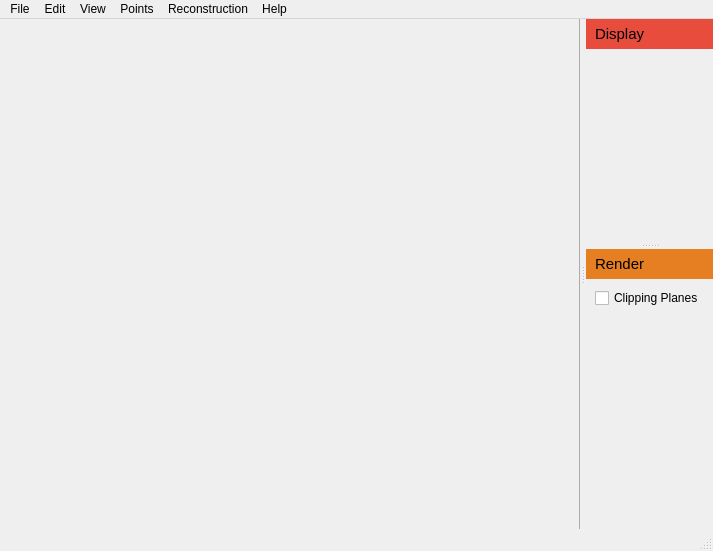
<?xml version="1.0" encoding="UTF-8"?>
<ui version="4.0">
 <class>MainWindow</class>
 <widget class="QMainWindow" name="MainWindow">
  <property name="geometry">
   <rect>
    <x>0</x>
    <y>0</y>
    <width>713</width>
    <height>551</height>
   </rect>
  </property>
  <property name="windowTitle">
   <string>PlantScan3D</string>
  </property>
  <widget class="QWidget" name="centralwidget">
   <property name="styleSheet">
    <string notr="true">QWidget#centralwidget {
	border-right: 1px solid rgb(171, 171, 171);
}</string>
   </property>
   <layout class="QGridLayout" name="gridLayout">
    <item row="0" column="0" rowspan="2" colspan="2">
     <widget class="MainViewer" name="mtgeditor" native="true">
      <property name="minimumSize">
       <size>
        <width>200</width>
        <height>200</height>
       </size>
      </property>
      <property name="acceptDrops">
       <bool>true</bool>
      </property>
     </widget>
    </item>
   </layout>
  </widget>
  <widget class="QMenuBar" name="menubar">
   <property name="geometry">
    <rect>
     <x>0</x>
     <y>0</y>
     <width>713</width>
     <height>24</height>
    </rect>
   </property>
   <widget class="QMenu" name="menuFile">
    <property name="title">
     <string>File</string>
    </property>
    <widget class="QMenu" name="menuExport_MTG">
     <property name="title">
      <string>Export MTG</string>
     </property>
     <addaction name="actionExportNodeList"/>
    </widget>
    <widget class="QMenu" name="menuExport_View">
     <property name="title">
      <string>Export 3D View</string>
     </property>
     <addaction name="actionExportGeom"/>
     <addaction name="actionSaveSnapshot"/>
    </widget>
    <widget class="QMenu" name="menuLoad">
     <property name="title">
      <string>Load</string>
     </property>
     <addaction name="actionPuu1"/>
     <addaction name="actionPuu3"/>
     <addaction name="actionCherry"/>
     <addaction name="actionArabido"/>
     <addaction name="actionAppleTree"/>
    </widget>
    <widget class="QMenu" name="menuRecents">
     <property name="title">
      <string>Recents</string>
     </property>
    </widget>
    <addaction name="actionOpen_Project"/>
    <addaction name="actionSave_Project"/>
    <addaction name="separator"/>
    <addaction name="actionOpenMTG"/>
    <addaction name="actionSave"/>
    <addaction name="actionSaveMTG"/>
    <addaction name="separator"/>
    <addaction name="actionImportPoints"/>
    <addaction name="actionExportPoints"/>
    <addaction name="separator"/>
    <addaction name="actionConnect_to_Database"/>
    <addaction name="actionDatabase"/>
    <addaction name="actionExport_To_Database"/>
    <addaction name="actionUpdate_Current_Item"/>
    <addaction name="separator"/>
    <addaction name="actionImportMTG"/>
    <addaction name="menuExport_MTG"/>
    <addaction name="separator"/>
    <addaction name="actionSetBackgroundImg"/>
    <addaction name="actionClearBackgroundImg"/>
    <addaction name="actionImportCustomGeometry"/>
    <addaction name="actionClearCustomGeometry"/>
    <addaction name="separator"/>
    <addaction name="menuExport_View"/>
    <addaction name="separator"/>
    <addaction name="menuRecents"/>
    <addaction name="menuLoad"/>
    <addaction name="separator"/>
    <addaction name="actionExit"/>
   </widget>
   <widget class="QMenu" name="menuView">
    <property name="title">
     <string>View</string>
    </property>
    <widget class="QMenu" name="menuTheme">
     <property name="title">
      <string>Theme</string>
     </property>
     <addaction name="actionWhiteTheme"/>
     <addaction name="actionBlackTheme"/>
    </widget>
    <addaction name="actionViewPoints"/>
    <addaction name="actionViewPointAttributes"/>
    <addaction name="separator"/>
    <addaction name="actionViewMTG"/>
    <addaction name="actionViewControlPoints"/>
    <addaction name="actionViewRadius"/>
    <addaction name="separator"/>
    <addaction name="actionView3DModel"/>
    <addaction name="separator"/>
    <addaction name="actionRefreshView"/>
    <addaction name="separator"/>
    <addaction name="actionAdjustView"/>
    <addaction name="menuTheme"/>
    <addaction name="actionRecalculate_Colors"/>
   </widget>
   <widget class="QMenu" name="menuReconstruction">
    <property name="title">
     <string>Reconstruction</string>
    </property>
    <widget class="QMenu" name="menuRadius">
     <property name="title">
      <string>Radius</string>
     </property>
     <addaction name="actionComputeMaxRadius"/>
     <addaction name="actionComputeMeanRadius"/>
     <addaction name="separator"/>
     <addaction name="actionSmoothRadius"/>
     <addaction name="actionThresholdRadius"/>
     <addaction name="separator"/>
     <addaction name="actionPipeModel"/>
     <addaction name="actionPipeModelAverageDistance"/>
    </widget>
    <widget class="QMenu" name="menuAdd_Root">
     <property name="title">
      <string>Add Root</string>
     </property>
     <addaction name="actionRootBottom"/>
     <addaction name="actionRootBottomCenter"/>
     <addaction name="actionRootTop"/>
    </widget>
    <widget class="QMenu" name="menuSkeletization">
     <property name="title">
      <string>Skeletization</string>
     </property>
     <addaction name="actionXuReconstruction"/>
     <addaction name="actionGraphColonization"/>
     <addaction name="actionLivnyReconstruction"/>
     <addaction name="actionScaReconstruction"/>
     <addaction name="actionAdaptiveScaReconstruction"/>
    </widget>
    <widget class="QMenu" name="menuMultiScale">
     <property name="title">
      <string>Multi Scale</string>
     </property>
     <addaction name="actionEditScale"/>
     <addaction name="actionCommitScale"/>
    </widget>
    <widget class="QMenu" name="menuSkeleton">
     <property name="enabled">
      <bool>true</bool>
     </property>
     <property name="title">
      <string>Skeleton</string>
     </property>
     <addaction name="actionSmoothPosition"/>
     <addaction name="actionCheckMTG"/>
    </widget>
    <addaction name="menuAdd_Root"/>
    <addaction name="separator"/>
    <addaction name="menuSkeletization"/>
    <addaction name="separator"/>
    <addaction name="menuSkeleton"/>
    <addaction name="separator"/>
    <addaction name="menuRadius"/>
    <addaction name="separator"/>
    <addaction name="action3DRepresentation"/>
    <addaction name="separator"/>
    <addaction name="menuMultiScale"/>
    <addaction name="separator"/>
    <addaction name="actionTagProperty"/>
    <addaction name="separator"/>
    <addaction name="actionAngleEstimation"/>
    <addaction name="separator"/>
   </widget>
   <widget class="QMenu" name="menuEdit">
    <property name="title">
     <string>Edit</string>
    </property>
    <addaction name="actionUndo"/>
    <addaction name="actionRedo"/>
    <addaction name="separator"/>
    <addaction name="actionRevolveAroundScene"/>
    <addaction name="actionShowAll"/>
   </widget>
   <widget class="QMenu" name="menuPoints">
    <property name="title">
     <string>Points</string>
    </property>
    <widget class="QMenu" name="menuContraction">
     <property name="title">
      <string>Contraction</string>
     </property>
     <addaction name="actionEuclidianContraction"/>
     <addaction name="actionLaplacianContraction"/>
     <addaction name="actionRiemannianContraction"/>
     <addaction name="actionAdaptiveRadialContraction"/>
     <addaction name="actionPathBasedContraction"/>
     <addaction name="actionROSAContraction"/>
    </widget>
    <widget class="QMenu" name="menuAlign">
     <property name="title">
      <string>Align</string>
     </property>
     <addaction name="actionAlignGlobal"/>
     <addaction name="separator"/>
     <addaction name="actionScaleAndCenter"/>
     <addaction name="separator"/>
     <addaction name="actionAlignOptimizeAll"/>
     <addaction name="actionAlignOptimizeOrientation"/>
     <addaction name="actionAlignOptimizePosition"/>
    </widget>
    <widget class="QMenu" name="menuDensity">
     <property name="title">
      <string>Density</string>
     </property>
     <addaction name="actionKDensity"/>
     <addaction name="actionRDensity"/>
     <addaction name="separator"/>
     <addaction name="actionDensityHistogram"/>
    </widget>
    <widget class="QMenu" name="menuFilter">
     <property name="title">
      <string>Filter</string>
     </property>
     <addaction name="actionFilterMinDensity"/>
     <addaction name="actionFilterMaxDensity"/>
    </widget>
    <widget class="QMenu" name="menuDirections">
     <property name="title">
      <string>Directions</string>
     </property>
     <addaction name="actionPointDirections"/>
     <addaction name="actionAverageDirections"/>
    </widget>
    <widget class="QMenu" name="menuSelection">
     <property name="title">
      <string>Select...</string>
     </property>
     <addaction name="actionSoil"/>
     <addaction name="actionPole"/>
     <addaction name="actionWire"/>
    </widget>
    <addaction name="actionReorient"/>
    <addaction name="actionSortZ"/>
    <addaction name="separator"/>
    <addaction name="actionSubSampling"/>
    <addaction name="separator"/>
    <addaction name="menuSelection"/>
    <addaction name="actionDelete_Selection"/>
    <addaction name="actionKeep_Selection"/>
    <addaction name="actionDeselect"/>
    <addaction name="separator"/>
    <addaction name="actionSegment"/>
    <addaction name="separator"/>
    <addaction name="menuDensity"/>
    <addaction name="separator"/>
    <addaction name="menuDirections"/>
    <addaction name="separator"/>
    <addaction name="actionPointNormals"/>
    <addaction name="separator"/>
    <addaction name="menuFilter"/>
    <addaction name="separator"/>
    <addaction name="menuContraction"/>
    <addaction name="separator"/>
    <addaction name="menuAlign"/>
    <addaction name="separator"/>
    <addaction name="actionPointClusters"/>
   </widget>
   <widget class="QMenu" name="menuHelp">
    <property name="title">
     <string>Help</string>
    </property>
    <addaction name="actionAboutPsc3d"/>
    <addaction name="separator"/>
    <addaction name="actionDocumentation"/>
   </widget>
   <addaction name="menuFile"/>
   <addaction name="menuEdit"/>
   <addaction name="menuView"/>
   <addaction name="menuPoints"/>
   <addaction name="menuReconstruction"/>
   <addaction name="menuHelp"/>
  </widget>
  <widget class="QStatusBar" name="statusbar"/>
  <widget class="QDockWidget" name="dockDisplay">
   <property name="maximumSize">
    <size>
     <width>500</width>
     <height>524287</height>
    </size>
   </property>
   <property name="font">
    <font>
     <pointsize>11</pointsize>
    </font>
   </property>
   <property name="styleSheet">
    <string notr="true">QDockWidget::title {
	background-color: rgb(231, 76, 60);
	padding: 6px 5px;
}</string>
   </property>
   <property name="features">
    <set>QDockWidget::NoDockWidgetFeatures</set>
   </property>
   <property name="allowedAreas">
    <set>Qt::RightDockWidgetArea</set>
   </property>
   <property name="windowTitle">
    <string>Display</string>
   </property>
   <attribute name="dockWidgetArea">
    <number>2</number>
   </attribute>
   <widget class="QWidget" name="dockWidgetContents">
    <layout class="QVBoxLayout" name="verticalLayout">
     <item>
      <widget class="SliderWidget" name="pointSizeSlider" native="true"/>
     </item>
     <item>
      <widget class="SliderWidget" name="pointFilterSlider" native="true"/>
     </item>
     <item>
      <widget class="SliderWidget" name="nodeSizeSlider" native="true"/>
     </item>
     <item>
      <spacer name="verticalSpacer">
       <property name="orientation">
        <enum>Qt::Vertical</enum>
       </property>
       <property name="sizeType">
        <enum>QSizePolicy::Expanding</enum>
       </property>
       <property name="sizeHint" stdset="0">
        <size>
         <width>40</width>
         <height>20</height>
        </size>
       </property>
      </spacer>
     </item>
    </layout>
   </widget>
  </widget>
  <widget class="QDockWidget" name="dockRender">
   <property name="maximumSize">
    <size>
     <width>500</width>
     <height>524287</height>
    </size>
   </property>
   <property name="font">
    <font>
     <pointsize>11</pointsize>
    </font>
   </property>
   <property name="styleSheet">
    <string notr="true">QDockWidget::title {
	background-color: rgb(230, 126, 34);
	padding: 6px 5px;
}</string>
   </property>
   <property name="features">
    <set>QDockWidget::NoDockWidgetFeatures</set>
   </property>
   <property name="allowedAreas">
    <set>Qt::RightDockWidgetArea</set>
   </property>
   <property name="windowTitle">
    <string>Render</string>
   </property>
   <attribute name="dockWidgetArea">
    <number>2</number>
   </attribute>
   <widget class="QWidget" name="dockWidgetContents_2">
    <layout class="QVBoxLayout" name="verticalLayout_2">
     <item>
      <widget class="QCheckBox" name="visibilityEnabled">
       <property name="text">
        <string>Clipping Planes</string>
       </property>
       <property name="checked">
        <bool>false</bool>
       </property>
      </widget>
     </item>
     <item>
      <widget class="SliderWidget" name="frontVisibilitySlider" native="true">
       <property name="enabled">
        <bool>false</bool>
       </property>
      </widget>
     </item>
     <item>
      <widget class="SliderWidget" name="backVisibilitySlider" native="true">
       <property name="enabled">
        <bool>false</bool>
       </property>
      </widget>
     </item>
     <item>
      <spacer name="verticalSpacer_2">
       <property name="orientation">
        <enum>Qt::Vertical</enum>
       </property>
       <property name="sizeType">
        <enum>QSizePolicy::Expanding</enum>
       </property>
       <property name="sizeHint" stdset="0">
        <size>
         <width>40</width>
         <height>20</height>
        </size>
       </property>
      </spacer>
     </item>
    </layout>
   </widget>
  </widget>
  <action name="actionNodesInfo">
   <property name="text">
    <string>Import Debug Info</string>
   </property>
  </action>
  <action name="actionImportPoints">
   <property name="text">
    <string>Import Points</string>
   </property>
   <property name="shortcut">
    <string>Ctrl+P</string>
   </property>
  </action>
  <action name="actionOpenMTG">
   <property name="text">
    <string>Open MTG</string>
   </property>
   <property name="shortcut">
    <string>Ctrl+O</string>
   </property>
  </action>
  <action name="actionSaveMTG">
   <property name="text">
    <string>Save MTG as...</string>
   </property>
  </action>
  <action name="actionExit">
   <property name="text">
    <string>Exit</string>
   </property>
   <property name="shortcut">
    <string>Ctrl+Q</string>
   </property>
  </action>
  <action name="actionViewMTG">
   <property name="checkable">
    <bool>true</bool>
   </property>
   <property name="text">
    <string>MTG</string>
   </property>
  </action>
  <action name="actionViewPoints">
   <property name="checkable">
    <bool>true</bool>
   </property>
   <property name="text">
    <string>Points</string>
   </property>
  </action>
  <action name="actionAdjustView">
   <property name="text">
    <string>Adjust View</string>
   </property>
  </action>
  <action name="actionViewControlPoints">
   <property name="checkable">
    <bool>true</bool>
   </property>
   <property name="text">
    <string>Control Points</string>
   </property>
  </action>
  <action name="actionRefreshView">
   <property name="text">
    <string>Refresh View</string>
   </property>
  </action>
  <action name="actionContract">
   <property name="enabled">
    <bool>false</bool>
   </property>
   <property name="text">
    <string>Preuksakarn et al.</string>
   </property>
  </action>
  <action name="actionAdaptiveScaReconstruction">
   <property name="enabled">
    <bool>true</bool>
   </property>
   <property name="text">
    <string>Adaptive Space Colonization</string>
   </property>
  </action>
  <action name="actionExportGeom">
   <property name="text">
    <string>Using 3D file format</string>
   </property>
  </action>
  <action name="actionViewContractedPoints">
   <property name="checkable">
    <bool>true</bool>
   </property>
   <property name="text">
    <string>Contracted Points</string>
   </property>
  </action>
  <action name="actionImportContractedPoints">
   <property name="enabled">
    <bool>false</bool>
   </property>
   <property name="text">
    <string>Import Contracted Points</string>
   </property>
  </action>
  <action name="actionExportContractedPoints">
   <property name="enabled">
    <bool>false</bool>
   </property>
   <property name="text">
    <string>Export Contracted Points</string>
   </property>
  </action>
  <action name="actionView3DModel">
   <property name="checkable">
    <bool>true</bool>
   </property>
   <property name="text">
    <string>3D Model</string>
   </property>
  </action>
  <action name="actionComputeMaxRadius">
   <property name="text">
    <string>Estimate As Max Point Dist.</string>
   </property>
  </action>
  <action name="actionSmoothRadius">
   <property name="enabled">
    <bool>true</bool>
   </property>
   <property name="text">
    <string>Smooth</string>
   </property>
  </action>
  <action name="actionThresholdRadius">
   <property name="enabled">
    <bool>true</bool>
   </property>
   <property name="text">
    <string>Filtering</string>
   </property>
  </action>
  <action name="actionCheckMTG">
   <property name="text">
    <string>Check Validity</string>
   </property>
  </action>
  <action name="actionExportNodeList">
   <property name="text">
    <string>As Node List (CSV)</string>
   </property>
  </action>
  <action name="actionUndo">
   <property name="enabled">
    <bool>false</bool>
   </property>
   <property name="text">
    <string>Undo</string>
   </property>
   <property name="shortcut">
    <string>Ctrl+Z</string>
   </property>
  </action>
  <action name="actionPuu1">
   <property name="text">
    <string>puu1</string>
   </property>
   <property name="shortcut">
    <string>Ctrl+1</string>
   </property>
  </action>
  <action name="actionPuu3">
   <property name="text">
    <string>puu3</string>
   </property>
   <property name="shortcut">
    <string>Ctrl+3</string>
   </property>
  </action>
  <action name="actionCherry">
   <property name="text">
    <string>cherry</string>
   </property>
   <property name="shortcut">
    <string>Ctrl+9</string>
   </property>
  </action>
  <action name="actionSave">
   <property name="text">
    <string>Save MTG</string>
   </property>
   <property name="shortcut">
    <string>Ctrl+S</string>
   </property>
  </action>
  <action name="actionSaveSnapshot">
   <property name="text">
    <string>As snapshot image</string>
   </property>
  </action>
  <action name="actionRevolveAroundScene">
   <property name="text">
    <string>Revolve Around Scene</string>
   </property>
  </action>
  <action name="actionShowAll">
   <property name="text">
    <string>Show All</string>
   </property>
  </action>
  <action name="actionReorient">
   <property name="text">
    <string>Swap Y and Z</string>
   </property>
  </action>
  <action name="actionXuReconstruction">
   <property name="text">
    <string>Xu et al.</string>
   </property>
  </action>
  <action name="actionRootBottom">
   <property name="text">
    <string>Bottom</string>
   </property>
  </action>
  <action name="actionRootTop">
   <property name="text">
    <string>Top</string>
   </property>
  </action>
  <action name="actionSubSampling">
   <property name="text">
    <string>Sub-Sampling</string>
   </property>
  </action>
  <action name="actionRedo">
   <property name="enabled">
    <bool>false</bool>
   </property>
   <property name="text">
    <string>Redo</string>
   </property>
   <property name="shortcut">
    <string>Ctrl+Y</string>
   </property>
  </action>
  <action name="actionEuclidianContraction">
   <property name="text">
    <string>Euclidian</string>
   </property>
  </action>
  <action name="actionRiemannianContraction">
   <property name="text">
    <string>Riemannian</string>
   </property>
  </action>
  <action name="actionAngleEstimation">
   <property name="text">
    <string>Angle Estimation</string>
   </property>
  </action>
  <action name="actionAs_nothing">
   <property name="text">
    <string>As nothing</string>
   </property>
  </action>
  <action name="actionAs_picture">
   <property name="text">
    <string>As picture</string>
   </property>
  </action>
  <action name="actionExportPoints">
   <property name="text">
    <string>Export Points</string>
   </property>
  </action>
  <action name="actionOpen_Project">
   <property name="enabled">
    <bool>false</bool>
   </property>
   <property name="text">
    <string>Open Project</string>
   </property>
  </action>
  <action name="actionSave_Project">
   <property name="enabled">
    <bool>false</bool>
   </property>
   <property name="text">
    <string>Save Project</string>
   </property>
  </action>
  <action name="actionArabido">
   <property name="text">
    <string>arabido</string>
   </property>
  </action>
  <action name="actionEditScale">
   <property name="text">
    <string>Scale Edition</string>
   </property>
  </action>
  <action name="actionCommitScale">
   <property name="text">
    <string>Commit Scale</string>
   </property>
  </action>
  <action name="actionTagProperty">
   <property name="text">
    <string>Tag Property</string>
   </property>
  </action>
  <action name="actionAlignGlobal">
   <property name="text">
    <string>Globally</string>
   </property>
  </action>
  <action name="actionAppleTree">
   <property name="text">
    <string>apple tree</string>
   </property>
  </action>
  <action name="actionAlignOptimizeAll">
   <property name="text">
    <string>Optimize All</string>
   </property>
  </action>
  <action name="actionAlignOptimizeOrientation">
   <property name="text">
    <string>Optimize Orientation</string>
   </property>
  </action>
  <action name="actionAlignOptimizeSize">
   <property name="text">
    <string>Optimize Size</string>
   </property>
  </action>
  <action name="actionAlignOptimizePosition">
   <property name="text">
    <string>Optimize Position</string>
   </property>
  </action>
  <action name="actionViewRadius">
   <property name="checkable">
    <bool>true</bool>
   </property>
   <property name="text">
    <string>Radius</string>
   </property>
  </action>
  <action name="actionScaleAndCenter">
   <property name="text">
    <string>Scale and Center</string>
   </property>
  </action>
  <action name="action3DRepresentation">
   <property name="text">
    <string>3D Representation</string>
   </property>
  </action>
  <action name="actionComputeMeanRadius">
   <property name="text">
    <string>Estimate As Mean Point Dist</string>
   </property>
  </action>
  <action name="actionImportMTG">
   <property name="text">
    <string>Import Digit MTG</string>
   </property>
  </action>
  <action name="actionLaplacianContraction">
   <property name="text">
    <string>Laplacian</string>
   </property>
  </action>
  <action name="actionAdaptiveRadialContraction">
   <property name="text">
    <string>Adaptive Radial</string>
   </property>
  </action>
  <action name="actionFilterMinDensity">
   <property name="text">
    <string>Filter Min Density</string>
   </property>
  </action>
  <action name="actionFilterMaxDensity">
   <property name="text">
    <string>Filter Max Density</string>
   </property>
  </action>
  <action name="actionKDensity">
   <property name="text">
    <string>K-Density</string>
   </property>
  </action>
  <action name="actionRDensity">
   <property name="text">
    <string>R-Density</string>
   </property>
  </action>
  <action name="actionLivnyReconstruction">
   <property name="text">
    <string>Livny et al</string>
   </property>
  </action>
  <action name="actionPathBasedContraction">
   <property name="text">
    <string>Path Based (Livny et al)</string>
   </property>
  </action>
  <action name="actionPointNormals">
   <property name="text">
    <string>Normals</string>
   </property>
  </action>
  <action name="actionROSAContraction">
   <property name="text">
    <string>ROSA (Tagliasacchi et al.)</string>
   </property>
  </action>
  <action name="actionViewPointAttributes">
   <property name="checkable">
    <bool>true</bool>
   </property>
   <property name="text">
    <string>Point Attributes</string>
   </property>
  </action>
  <action name="actionSortZ">
   <property name="text">
    <string>Sort Z</string>
   </property>
  </action>
  <action name="actionSmoothPosition">
   <property name="enabled">
    <bool>true</bool>
   </property>
   <property name="text">
    <string>Smooth</string>
   </property>
  </action>
  <action name="actionPipeModelAverageDistance">
   <property name="enabled">
    <bool>true</bool>
   </property>
   <property name="text">
    <string>Pipe Model from Av. Dist</string>
   </property>
  </action>
  <action name="actionPipeModel">
   <property name="enabled">
    <bool>true</bool>
   </property>
   <property name="text">
    <string>Pipe Model</string>
   </property>
  </action>
  <action name="actionDensityHistogram">
   <property name="enabled">
    <bool>true</bool>
   </property>
   <property name="text">
    <string>Histogram</string>
   </property>
  </action>
  <action name="actionPointDirections">
   <property name="text">
    <string>Estimate</string>
   </property>
  </action>
  <action name="actionAverageDirections">
   <property name="enabled">
    <bool>false</bool>
   </property>
   <property name="text">
    <string>Average</string>
   </property>
  </action>
  <action name="actionClearRecents">
   <property name="text">
    <string>Clear</string>
   </property>
  </action>
  <action name="actionGraphColonization">
   <property name="text">
    <string>Adaptive R. Graph Colonization</string>
   </property>
  </action>
  <action name="actionPointClusters">
   <property name="text">
    <string>Clusters</string>
   </property>
  </action>
  <action name="actionWhiteTheme">
   <property name="text">
    <string>White</string>
   </property>
  </action>
  <action name="actionBlackTheme">
   <property name="text">
    <string>Black</string>
   </property>
  </action>
  <action name="actionScaReconstruction">
   <property name="text">
    <string>Space Colonization</string>
   </property>
  </action>
  <action name="actionSoil">
   <property name="text">
    <string>Soil</string>
   </property>
  </action>
  <action name="actionPole">
   <property name="text">
    <string>Pole</string>
   </property>
  </action>
  <action name="actionDelete_Selection">
   <property name="text">
    <string>Remove Selection</string>
   </property>
   <property name="shortcut">
    <string>Del</string>
   </property>
  </action>
  <action name="actionWire">
   <property name="text">
    <string>Wire</string>
   </property>
  </action>
  <action name="actionKeep_Selection">
   <property name="text">
    <string>Keep Selection</string>
   </property>
   <property name="shortcut">
    <string>Shift+Del</string>
   </property>
  </action>
  <action name="actionRecalculate_Colors">
   <property name="text">
    <string>Recalculate Colors</string>
   </property>
  </action>
  <action name="actionSegment">
   <property name="text">
    <string>Segment</string>
   </property>
  </action>
  <action name="actionNext_Segmented_Tree">
   <property name="enabled">
    <bool>false</bool>
   </property>
   <property name="text">
    <string>Next Segmented Tree</string>
   </property>
  </action>
  <action name="actionDatabase">
   <property name="enabled">
    <bool>false</bool>
   </property>
   <property name="text">
    <string>Browse Database</string>
   </property>
  </action>
  <action name="actionExport_To_Database">
   <property name="enabled">
    <bool>false</bool>
   </property>
   <property name="text">
    <string>Export To Database</string>
   </property>
  </action>
  <action name="actionUpdate_Current_Item">
   <property name="enabled">
    <bool>false</bool>
   </property>
   <property name="text">
    <string>Update Current Item</string>
   </property>
  </action>
  <action name="actionConnect_to_Database">
   <property name="text">
    <string>Connect to Database</string>
   </property>
  </action>
  <action name="actionUpload_to_Database">
   <property name="text">
    <string>Upload to Database</string>
   </property>
  </action>
  <action name="actionUpload_to_Database_2">
   <property name="text">
    <string>Upload to Database</string>
   </property>
  </action>
  <action name="actionRecenter_points">
   <property name="text">
    <string>Recenter points</string>
   </property>
  </action>
  <action name="actionDeselect">
   <property name="text">
    <string>Deselect</string>
   </property>
   <property name="shortcut">
    <string>Ctrl+D</string>
   </property>
  </action>
  <action name="actionRootBottomCenter">
   <property name="text">
    <string>Bottom Center</string>
   </property>
  </action>
  <action name="actionAbout">
   <property name="text">
    <string>About</string>
   </property>
  </action>
  <action name="actionAbout_2">
   <property name="text">
    <string>About</string>
   </property>
  </action>
  <action name="actionDocumentation">
   <property name="text">
    <string>Documentation</string>
   </property>
  </action>
  <action name="actionAbout_3">
   <property name="text">
    <string>About</string>
   </property>
  </action>
  <action name="actionAboutPsc3d">
   <property name="text">
    <string>About</string>
   </property>
  </action>
  <action name="actionSetBackgroundImg">
   <property name="text">
    <string>Set Background Img</string>
   </property>
  </action>
  <action name="actionClearBackgroundImg">
   <property name="text">
    <string>Clear Background Img</string>
   </property>
  </action>
  <action name="actionImportCustomGeometry">
   <property name="text">
    <string>Import Custom Geometry</string>
   </property>
  </action>
  <action name="actionClearCustomGeometry">
   <property name="text">
    <string>Clear Custom Geometry</string>
   </property>
  </action>
 </widget>
 <customwidgets>
  <customwidget>
   <class>SliderWidget</class>
   <extends>QWidget</extends>
   <header>.slider_widget.h</header>
   <container>1</container>
  </customwidget>
  <customwidget>
   <class>MainViewer</class>
   <extends>QWidget</extends>
   <header>.main_viewer.h</header>
   <container>1</container>
  </customwidget>
 </customwidgets>
 <resources/>
 <connections>
  <connection>
   <sender>visibilityEnabled</sender>
   <signal>toggled(bool)</signal>
   <receiver>frontVisibilitySlider</receiver>
   <slot>setEnabled(bool)</slot>
   <hints>
    <hint type="sourcelabel">
     <x>694</x>
     <y>36</y>
    </hint>
    <hint type="destinationlabel">
     <x>626</x>
     <y>319</y>
    </hint>
   </hints>
  </connection>
  <connection>
   <sender>visibilityEnabled</sender>
   <signal>toggled(bool)</signal>
   <receiver>backVisibilitySlider</receiver>
   <slot>setEnabled(bool)</slot>
   <hints>
    <hint type="sourcelabel">
     <x>694</x>
     <y>36</y>
    </hint>
    <hint type="destinationlabel">
     <x>626</x>
     <y>335</y>
    </hint>
   </hints>
  </connection>
 </connections>
</ui>
